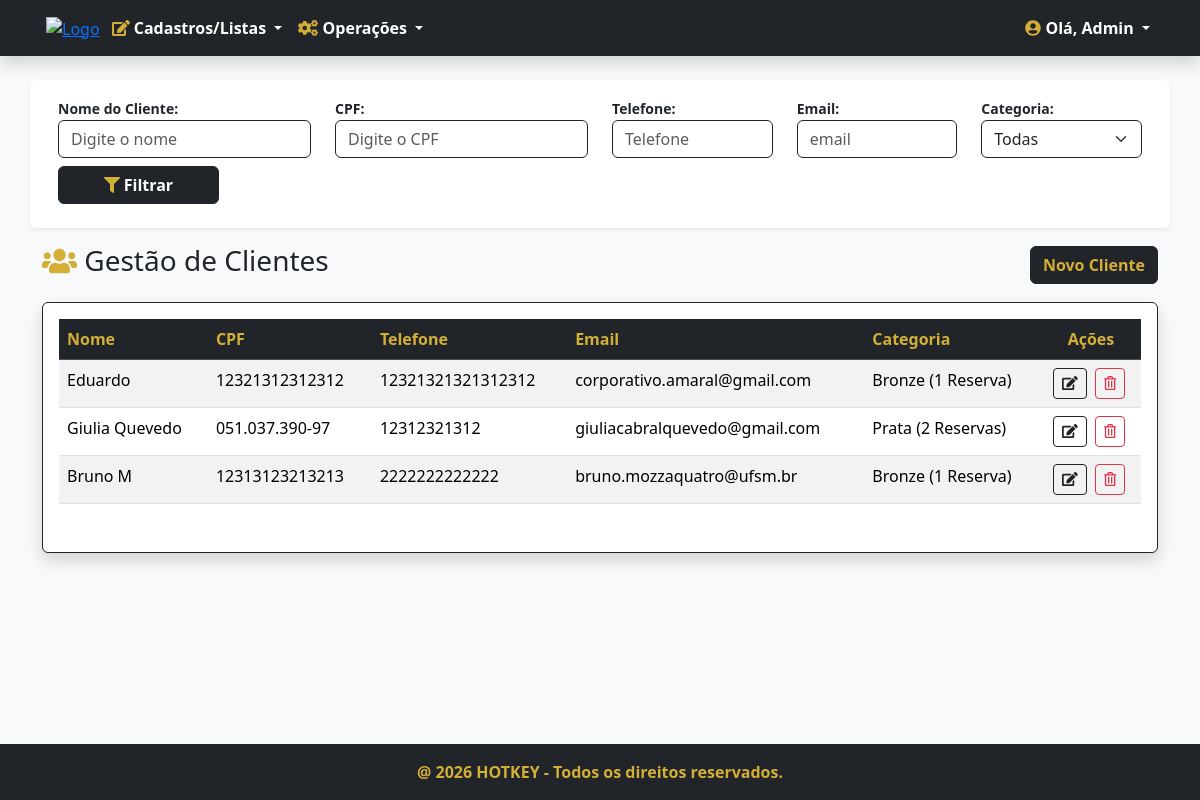
Page /clientes/ (signed in) on the earlier database version.
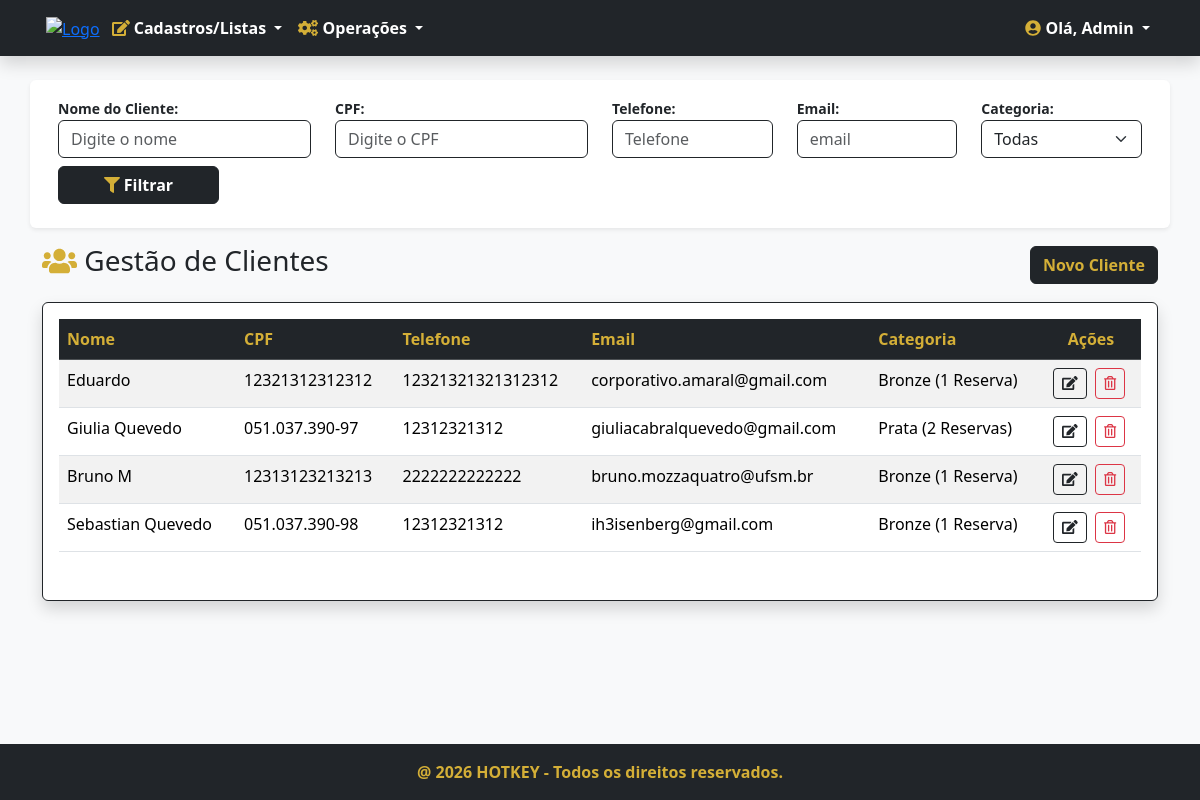
Same page on the later database version.
### clientes/models.py (models this page shows, shortened)
class Pessoa(models.Model):
    nome = models.CharField('Nome', max_length=100, help_text='Nome completo')
    cpf = models.CharField('CPF', max_length=14, unique=True, help_text='Apenas números ou formato 000.000.000-00')

class Cliente(Pessoa):
    CATEGORIA_CHOICES = [
        ('BRONZE', 'Bronze (1 Reserva)'),
        ('PRATA', 'Prata (2 Reservas)'),
        ('OURO', 'Ouro (3 Reservas)'),
    ]
    telefone = models.CharField('Telefone', max_length=20)
    categoria = models.CharField('Categoria', max_length=20, choices=CATEGORIA_CHOICES, default='BRONZE')
    email = models.EmailField('E-mail', max_length=50, unique=True, null=True, blank=True)
    class Meta:
        verbose_name = 'Cliente'
        verbose_name_plural = 'Clientes'

class Pessoa(models.Model):
    nome = models.CharField('Nome', max_length=100, help_text='Nome completo')
    cpf = models.CharField('CPF', max_length=14, unique=True, help_text='Apenas números ou formato 000.000.000-00')

### clientes/views.py (the view)
# urls.py: path('', ClienteListView.as_view(), name='clientes'),
class ClienteListView(PermissionRequiredMixin,ListView):
    permission_required = 'clientes.view_cliente'
    permission_denied_message = 'Visualizar cliente'
    model = Cliente
    template_name = 'clientes.html'
    def get_queryset(self):
        qs = super(ClienteListView, self).get_queryset()
        nome = self.request.GET.get('nome')
        cpf = self.request.GET.get('cpf')
        telefone = self.request.GET.get('telefone')
        email = self.request.GET.get('email')
        categoria = self.request.GET.get('categoria')
        if nome:
            qs = qs.filter(nome__icontains=nome)
        if cpf:
            qs = qs.filter(cpf__icontains=cpf)
        if telefone:
            qs = qs.filter(telefone__icontains=telefone)
        if email:
            qs = qs.filter(email__icontains=email)
        if categoria:
            qs = qs.filter(categoria=categoria)
        if qs.count() > 0:
            paginator = Paginator(qs, 10)
            listagem = paginator.get_page(self.request.GET.get('page'))
            return listagem
        else:
            return messages.info(self.request, 'Nenhum cliente encontrado com estes filtros!')

### clientes/templates/clientes.html (shortened to what the changed rows need)
{% extends 'index.html' %}
{% load django_bootstrap5 %}
{% block content %}
<section class="section mt-4">
    <div class="container">
        {% if object_list %}
        <div class="card shadow border-dark">
            <div class="card-body">
                <div class="table-responsive">
                    <table class="table table-hover table-striped">
                        <thead class="table-dark">
                            <tr>
                                <th class="text-gold">Nome</th>
                                <th class="text-gold">CPF</th>
                                <th class="text-gold">Telefone</th>
                                <th class="text-gold">Email</th>
                                <th class="text-gold">Categoria</th>
                                <th style="width: 100px; text-align: center" class="text-gold">Ações</th>
                            </tr>
                        </thead>
                        <tbody>
                            {% for cliente in object_list %}
                            <tr>
                                <td>{{ cliente.nome }}</td>
                                <td>{{ cliente.cpf }}</td>
                                <td>{{ cliente.telefone }}</td>
                                <td>{{ cliente.email }}</td>
                                <td>{{ cliente.get_categoria_display }}</td>
                                <td style="text-align: center">
                                    <a href="{% url 'cliente_editar' cliente.pk %}" class="btn btn-sm btn-outline-dark me-1" title="Editar">
                                        <i class="fas fa-edit"></i>
                                    </a>
                                    <a href="{% url 'cliente_apagar' cliente.pk %}" class="btn btn-sm btn-outline-danger me-1" title="Excluir">
                                        <i class="far fa-trash-alt"></i>
                                    </a>
                                </td>
                            </tr>
                            {% endfor %}
                        </tbody>
                    </table>
                </div>
            </div>
        </div>
        {% else %}
        <div class="alert alert-warning border-dark text-dark mt-4">
            <h5 class="m-0"><i class="fas fa-exclamation-triangle text-gold"></i> Não existem clientes cadastrados!</h5>
        </div>
        {% endif %}
    </div>
</section>
{% endblock %}

Differences in the rows shown:
added Cliente: nome "Sebastian Quevedo", cpf "051.037.390-98", telefone "12312321312", email "ih3isenberg@gmail.com", categoria "Bronze (1 Reserva)"
